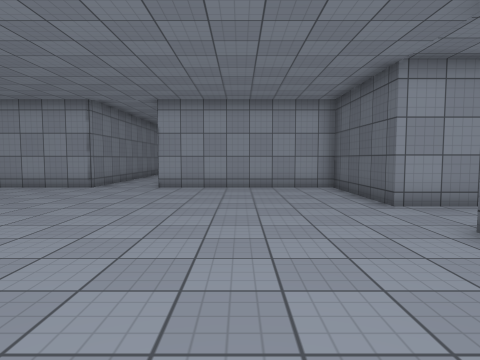
view 1 (above)

23 first-person views from a walk through a scene from a Unity 3-D project. The camera is 1.3 m above the floor, tilts 4° down and sees 75° across. The floor is counted in squares, 1.2 m on a side. Each view is taken from the middle of a square. On the plan, view 1 faces up. The plan holds only what a view shows up to about 13 squares ahead; the rest is blank. The place goes on beyond the plan. The player is left out. Surface patterns are stand-ins for the level's own textures.

view 2
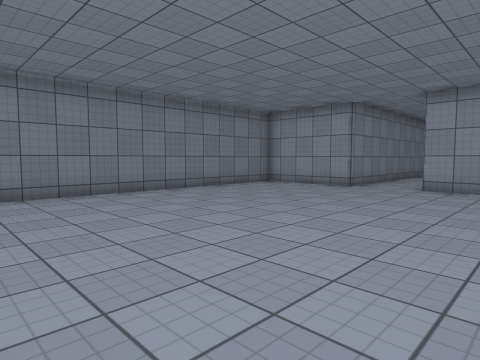

view 3
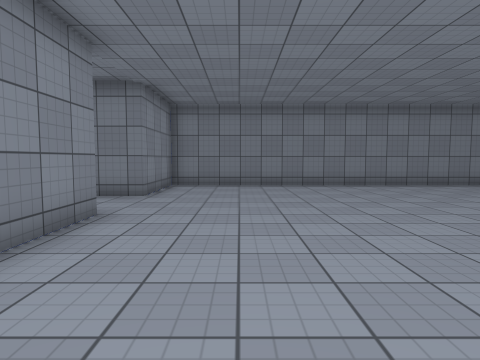

view 4
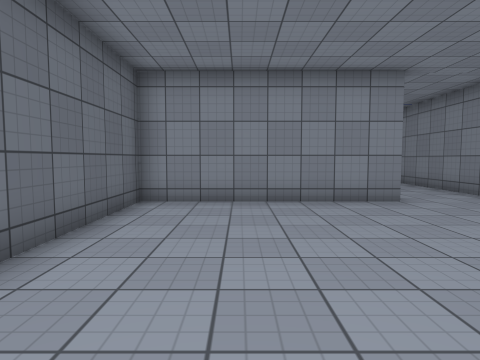

view 5
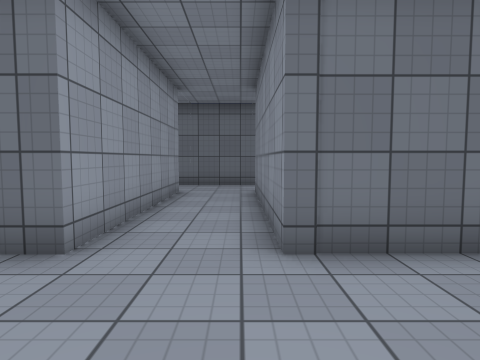

view 6
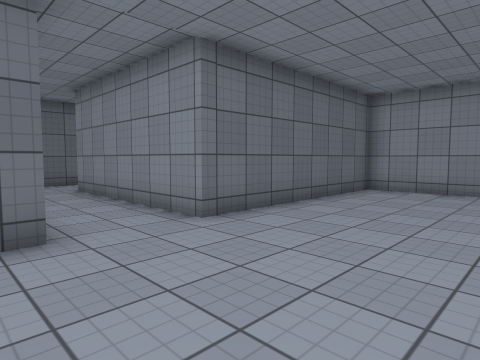

view 7
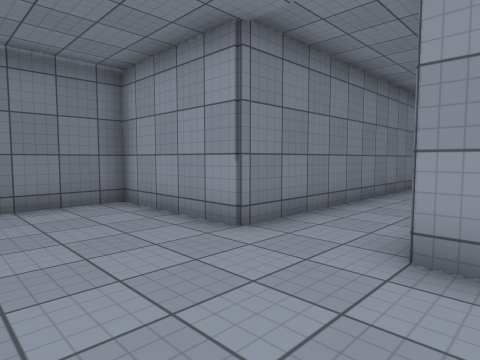

view 8
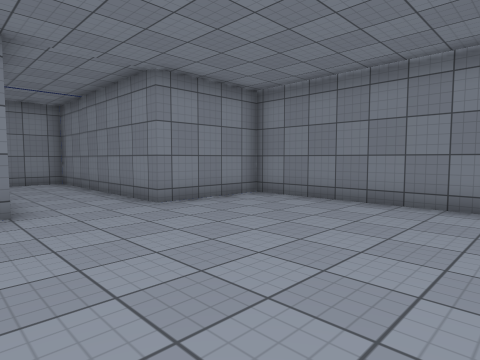

view 9
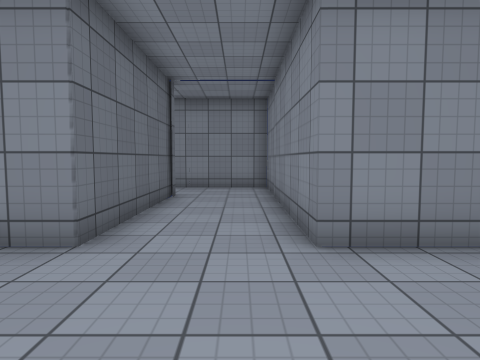

view 10
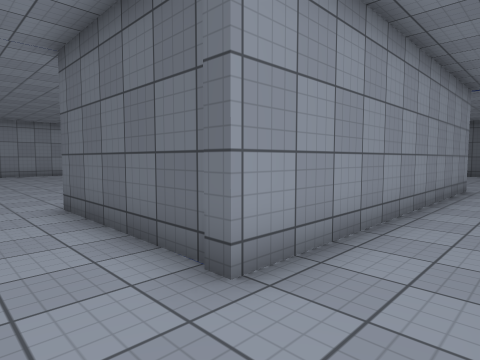

view 11
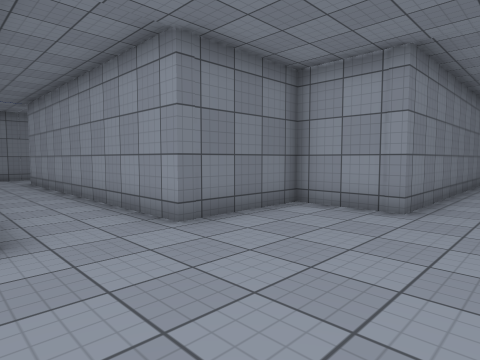

view 12
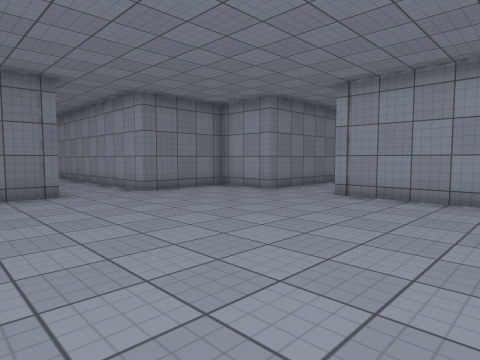

view 13
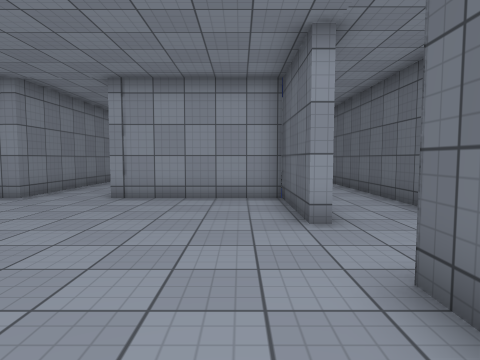

view 14
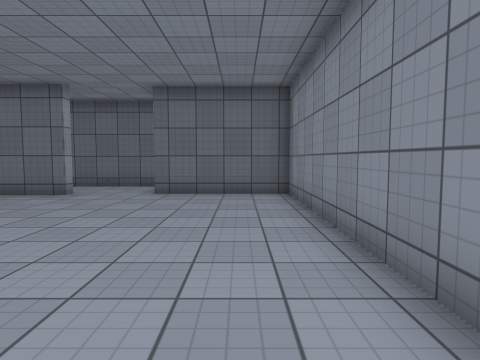

view 15
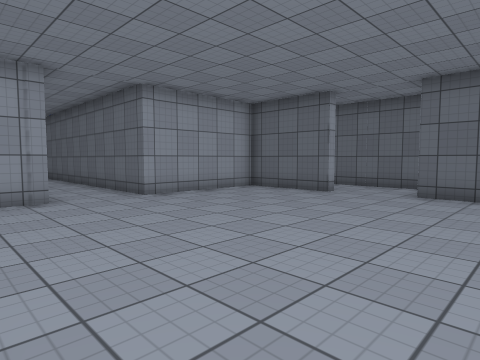

view 16
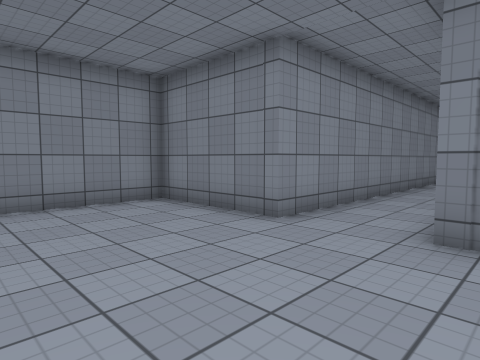

view 17
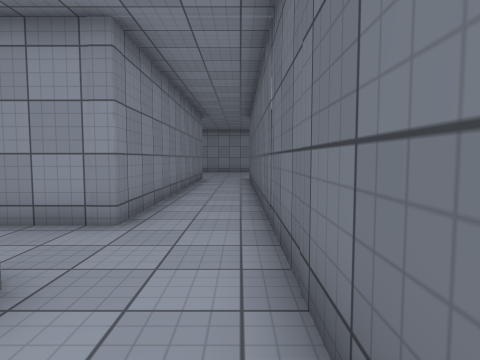

view 18
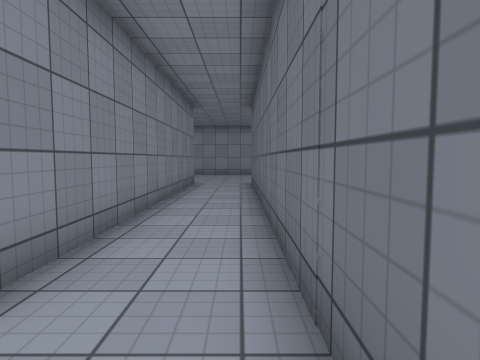

view 19
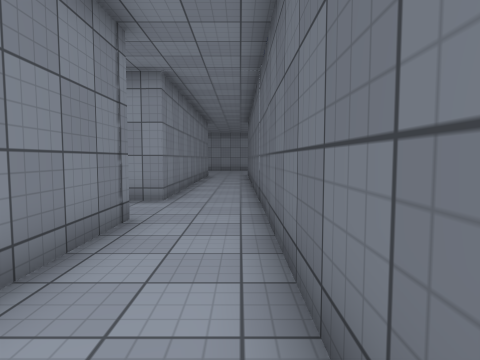

view 20
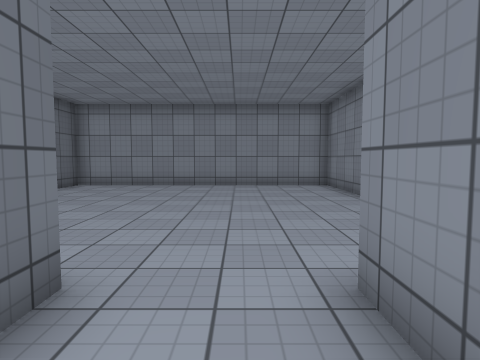

view 21
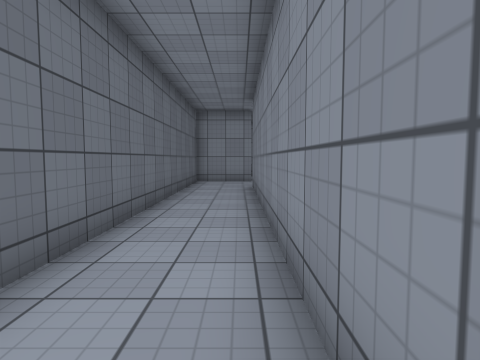

view 22
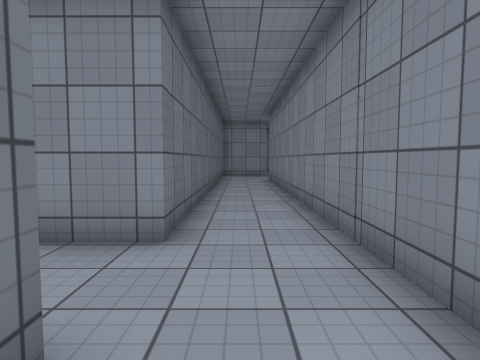

view 23
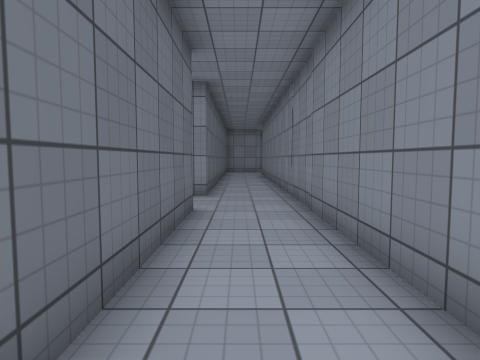

### Floor plan
Points are (right, up) in squares from view 1. A wall is a line through its corners. A room is listed if a view was taken in it or the views show most of it. See-through windows are left out.
Room 1 (views 1, 2, 3, 4, 5, 6, 7, 8, 9, 10, 17, 18, 19, 20)
walls: (7.5, -8) (-3, -8) (-3, -2.8) (3.5, -2.8) (3.5, 4.5) (10, 4.5) (10, -4.5); (-5.4, 16.5) (-5.4, 11.5) (-9.5, 11.5) (-9.5, -2.8) (-5.9, -2.8) (-6, -10.5) (7.5, -10.5); (12.5, -4.5) (12.5, 15.9); (10, 16.5) (10, 7) (3.5, 7) (3.5, 11.5) (-3.1, 11.5)
ways out: opening at (7, -9.5) to room 2; opening at (11.5, -4.5) to room 2
Room 2 (views 11, 12, 13, 14, 15, 16, 21, 22, 23)
walls: (17.6, -8) (17.2, -8) (17.2, -4.5) (12.5, -4.5); (10, -4.5) (7.5, -4.5) (7.5, -8); (20, -9.8) (20, 4) (21.6, 4); (7.5, -10.5) (7.5, -14.5) (17.5, -14.5) (17.5, -10.4); (20, 6.5) (20, 11.9); (17.5, 11.2) (17.5, -7.5)
ways out: opening at (7, -9.5) to room 1; opening at (11.5, -4.5) to room 1

Where each view was taken, in squares from view 1:
view 1: 0 up, 0 right, facing up
view 2: 0 up, 0 right, facing up-left
view 3: 0 up, 3 right, facing left
view 4: 5 up, 1 right, facing down
view 5: 5 up, 0 right, facing right
view 6: 8 up, 1 left, facing down-right
view 7: 8 up, 2 left, facing up-left
view 8: 4 up, 2 left, facing down-left
view 9: 1 up, 5 left, facing down
view 10: 10 down, 5 left, facing up-right
view 11: 11 down, 12 right, facing up-left
view 12: 13 down, 17 right, facing up-left
view 13: 13 down, 16 right, facing up
view 14: 13 down, 8 right, facing right
view 15: 13 down, 8 right, facing up-right
view 16: 7 down, 12 right, facing down-left
view 17: 2 up, 12 right, facing up
view 18: 5 up, 12 right, facing up
view 19: 1 down, 12 right, facing up
view 20: 2 down, 11 right, facing down
view 21: 4 up, 18 right, facing down
view 22: 8 up, 19 right, facing down
view 23: 13 up, 19 right, facing down
